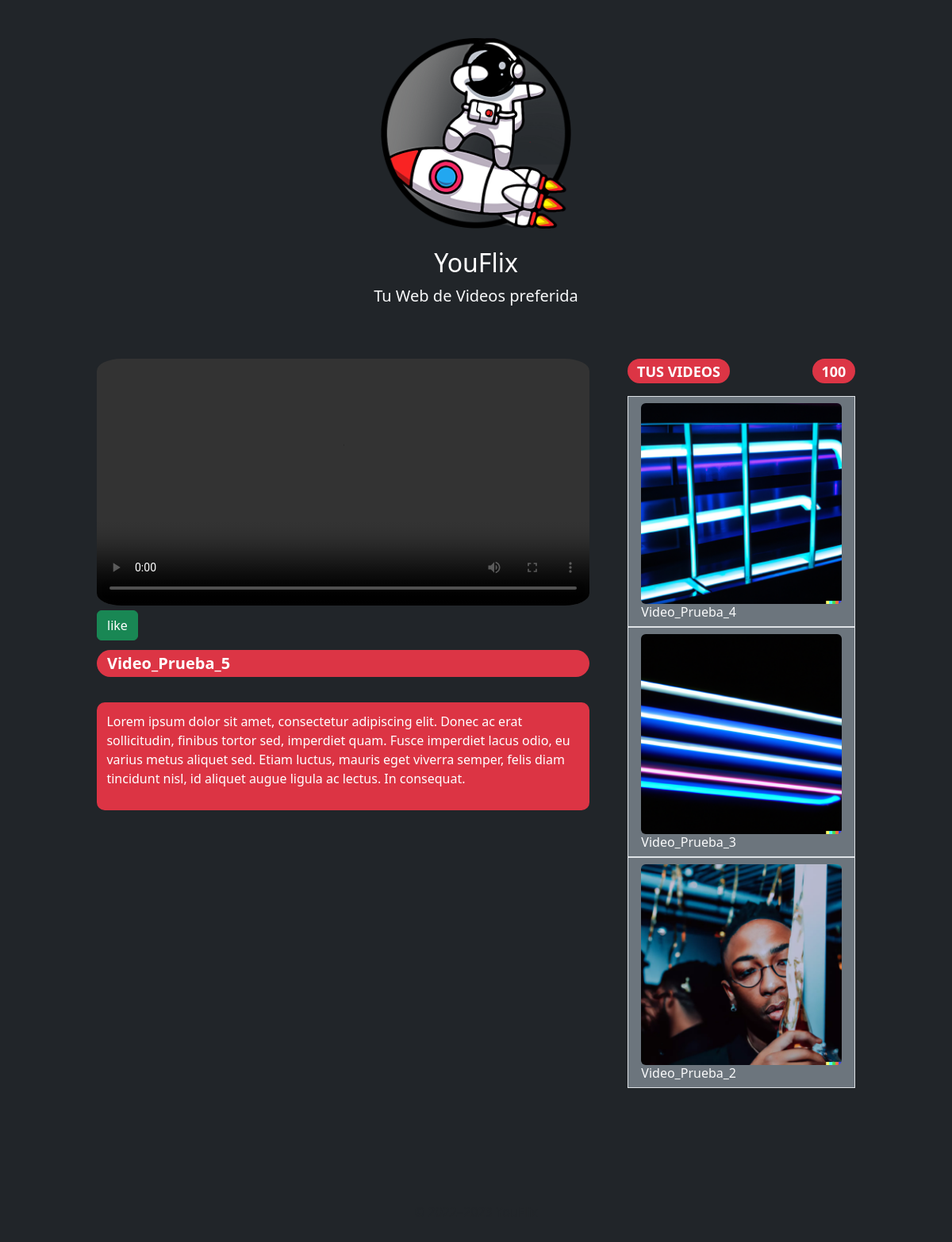
Page /player/Video_Prueba_5 on the committed database.
### app_1/models.py (models this page shows, shortened)
class Video(models.Model):
    title = models.CharField(max_length=30, default='')
    description = models.TextField(max_length=300, null=True)
    path = models.CharField(max_length=2000, null=True, blank="True")
    thumnail = models.CharField(max_length=2000, null=True, blank="True")
    length = models.IntegerField(null=True, default=0)
    datetime = models.DateTimeField(auto_now=True, blank=False, null=False)
    likes = models.ManyToManyField(
        USER_AUTH, blank=True, related_name='post_likes')
    dislikes = models.ManyToManyField(
        USER_AUTH, blank=True, related_name='post_dislikes')
    cathegory = models.CharField(
        max_length=300, null=True, choices=VIDEO_CATHEGORY, default='')
    channel = models.ForeignKey(Channel, on_delete=models.CASCADE,
                                blank=True, null=True, default='', related_name='videos')
    file = models.FileField(upload_to="videos", blank=True,null=True)
    thumnail1=models.ImageField(upload_to="imagenes", blank=True,null=True)
    def filename(self):  ##devuelve una string que es el path que necesito para mostrar el video.
        try:
            pathVideo = self.file.path
            pathVideo = pathVideo.split('app_1')
            pathBueno = pathVideo[1] ##tengo la parte del path que quiero
            pathBueno = pathBueno.replace('\\', '/')
            pathfinal = '..' + pathBueno
            return pathfinal
        except:
            print('No has accedio a un video introducido por el usuario')
            return self.path

### app_1/views.py (the view, shortened to what this page needs)
# urls.py: path('player/<slug:titulo>', views.player, name='player'),
def player(request, titulo):
    video = Video.objects.get(title=titulo)
    videos_r = Video.objects.exclude(title=titulo)[:3]
    context = {
        'video': video,
        'videos_r': videos_r,
    }
    return render(request, 'app_1/player.html', context)

### app_1/templates/app_1/player.html (shortened to what this page needs)
{% load static%}
{% load crispy_forms_tags %}
<!DOCTYPE html>
<html lang="es">
  <head>
    <link
      href="https://cdn.jsdelivr.net/npm/bootstrap@5.2.2/dist/css/bootstrap.min.css"
      rel="stylesheet"
    />
    <link href="../assets/dist/css/bootstrap.min.css" rel="stylesheet" />
    <link rel="stylesheet" href="{% static 'css/main.css' %}" />
  </head>
  <body class="bg-dark">
    <div class="container">
      <main>
        <div class="py-5 text-center">
          <img
            class="d-block mx-auto mb-4 img-logo"
            src="../../static/img/Logo_negro_negro.webp"
            alt="YouFlix"
          />
          <h2 class="title">YouFlix</h2>
          <p class="lead text-light">Tu Web de Videos preferida</p>
        </div>
        <div class="row g-5">
          <div class="col-md-7 col-lg-8">
            <video class="embed-responsive embed-responsive-16by9" controls>
              <source src="{{ video.filename }}" type="video/mp4" />
            </video>
            <form action='' method='POST'>
              {% if user not in video.likes.all %}
                <button class="btn btn-success" type="submit">like</button>
              {%else%}
                <button class="btn btn-danger" type="submit">dislike</button>
              {%endif%}
            </form>
            <span
              class="tit-video badge bg-danger rounded-pill w-100 text-start"
            >
              {{ video.title }}</span
            >
            <div class="cont-descrip">
              <p class="descrip">{{ video.description }}</p>
            </div>
          </div>
          <div class="col-md-5 col-lg-4 order-md-last">
            <h4 class="d-flex justify-content-between align-items-center mb-3">
              <span class="badge bg-danger rounded-pill">TUS VIDEOS</span>
              <span class="badge bg-danger rounded-pill">100</span>
            </h4>
            <ul class="list-group mb-5">
              {% for video in videos_r %}
              <a href="/player/{{video.title}}" class="text-decoration-none">
                <li
                  class="list-group-item d-flex justify-content-between lh-sm bg-secondary"
                >
                  <div>
                    <img src="{{video.thumnail}}" class="rounded img-fluid cubo-img-top" alt="{{video.title}}">
                    <span class="text-light">{{video.title}}</span>
                  </div>
                </li>
              </a>
              {% endfor %}
            </ul>
          </div>
        </div>
      </main>
      <footer class="my-5 pt-5 text-muted text-center text-small">
        <p class="mb-1">&copy; 2022–2023 YouFlix</p>
      </footer>
    </div>
  </body>
</html>

### app_1/static/css/main.css (style rules this page uses)
.container { max-width: 980px; }
.title { color: white; }
video { border-radius: 5%; width: 100%; }
.tit-video { font-size: 20px; margin-top: 2%; }
.descrip { color: white; }
.img-logo { width: 30vh; }
.cont-descrip { margin-top: 5%; background-color: #dc3444; border-radius: 10px; padding: 2%; }
body { background: #304ffe; }

### rows in the picture
Video: title "Video_Prueba_5", description "Lorem ipsum dolor sit amet, consectetur adipiscing elit. Donec ac erat sollicitudin, finibus tortor sed, imperdiet quam. Fusce imperdiet lacus odio, eu varius metus aliquet sed. Etiam luctus, mauris eget viverra semper, felis diam tincidunt nisl, id aliquet augue ligula ac lectus. In consequat."
Video: thumnail (picture), title "Video_Prueba_4"
Video: thumnail (picture), title "Video_Prueba_3"
Video: thumnail (picture), title "Video_Prueba_2"
